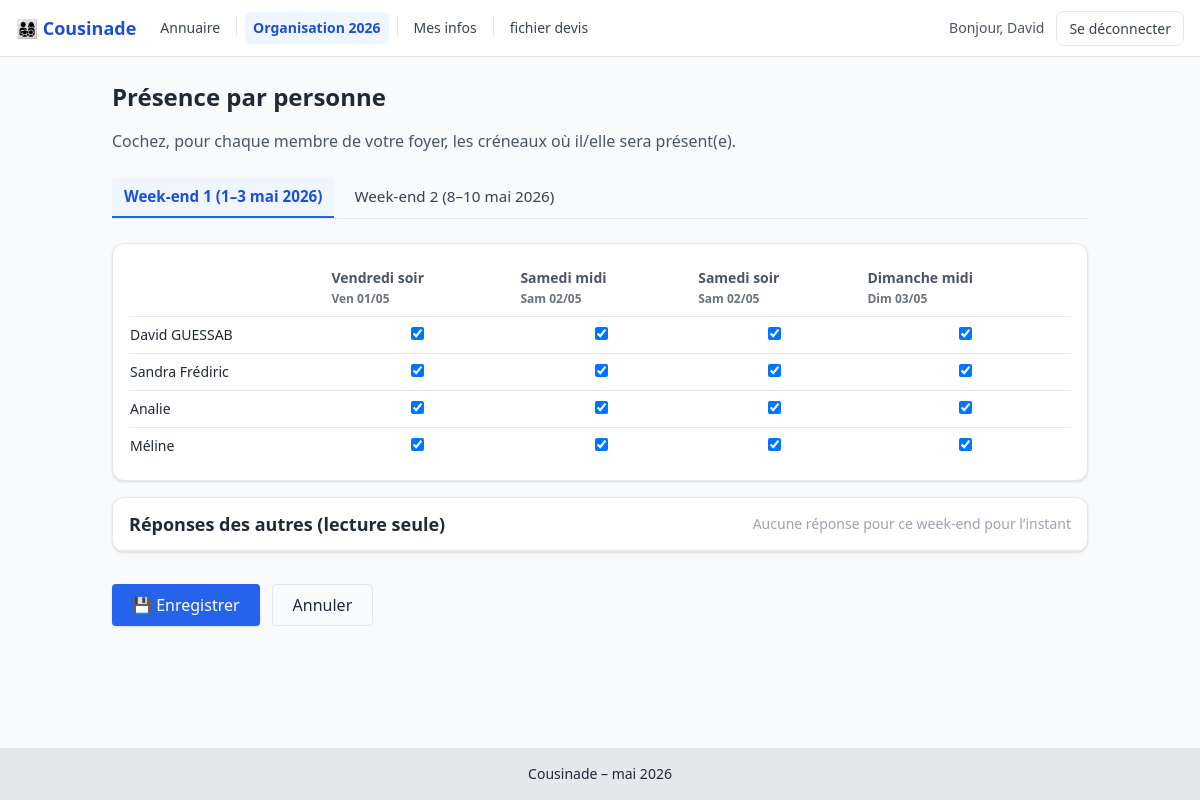
/rsvp (signed in), run on the app's committed database.
### app/models.py (models this page shows)
class Member(Base):
    __tablename__ = "members"
    id = Column(Integer, primary_key=True)
    first_name = Column(String(80), nullable=False)
    last_name = Column(String(80), nullable=False)
    birth_date = Column(Date, nullable=True)
    email = Column(String(255), nullable=True, unique=False)
    phone = Column(String(50), nullable=True)
    notes = Column(Text, nullable=True)
    created_at = Column(DateTime, default=datetime.utcnow)
    updated_at = Column(DateTime, default=datetime.utcnow, onupdate=datetime.utcnow)
    family_branch = Column(String(80), nullable=True)  # branche/ancêtre si utile
    parents = relationship(
        "ParentChild", foreign_keys="ParentChild.child_id",
        back_populates="child", cascade="all, delete-orphan"
    )
    children_links = relationship(
        "ParentChild", foreign_keys="ParentChild.parent_id",
        back_populates="parent", cascade="all, delete-orphan"
    )
    couples_a = relationship("Couple", foreign_keys="Couple.partner_a_id",
                             back_populates="partner_a", cascade="all, delete-orphan")
    couples_b = relationship("Couple", foreign_keys="Couple.partner_b_id",
                             back_populates="partner_b", cascade="all, delete-orphan")

class EventWeekend(Base):
    __tablename__ = "event_weekends"
    id = Column(Integer, primary_key=True)
    name = Column(String(100), nullable=False)
    start_date = Column(Date, nullable=False)
    end_date = Column(Date, nullable=False)
    slots = relationship("EventSlot", back_populates="weekend", cascade="all, delete-orphan")

class EventSlot(Base):
    __tablename__ = "event_slots"
    id = Column(Integer, primary_key=True)
    weekend_id = Column(Integer, ForeignKey("event_weekends.id"), nullable=False)
    date = Column(Date, nullable=False)           # 2026-05-01, etc.
    label = Column(String(40), nullable=False)    # "Vendredi soir", "Samedi midi", ...
    order_index = Column(Integer, default=0)      # pour l’ordre d’affichage
    weekend = relationship("EventWeekend", back_populates="slots")

### app/main.py (the view)
@app.get("/rsvp", response_class=HTMLResponse)
def rsvp_page(request: Request, db: Session = Depends(get_db)):
    user = get_current_user(request, db)
    if not user:
        return RedirectResponse(url="/login", status_code=status.HTTP_303_SEE_OTHER)
    ensure_rsvp_seed(db)
    household = get_household(user)
    weekends = db.scalars(select(EventWeekend).order_by(EventWeekend.start_date)).all()
    weekend_blocks = []
    for w in weekends:
        slots = db.scalars(select(EventSlot)
                           .where(EventSlot.weekend_id==w.id)
                           .order_by(EventSlot.order_index, EventSlot.id)).all()
        weekend_blocks.append({"id": w.id, "name": w.name, "slots": slots})
    pa = db.scalars(select(PersonAttendance)
                    .where(PersonAttendance.person_id.in_([m.id for m in household]))).all()
    present_map = {(a.person_id, a.slot_id): a.present for a in pa}
    totals = dict(db.execute(
        select(PersonAttendance.slot_id, func.sum(func.cast(PersonAttendance.present, Integer)))
        .group_by(PersonAttendance.slot_id)
    ).all()) if db.bind.dialect.name != "sqlite" else dict(db.execute(
        select(PersonAttendance.slot_id, func.sum(PersonAttendance.present*1)).group_by(PersonAttendance.slot_id)
    ).all())
    household_ids = [m.id for m in household]
    pa_others = db.scalars(
        select(PersonAttendance).where(PersonAttendance.person_id.not_in(household_ids))
    ).all()
    others_present = {(a.person_id, a.slot_id) for a in pa_others}
    slots_by_weekend = {w.id: db.scalars(
        select(EventSlot).where(EventSlot.weekend_id==w.id).order_by(EventSlot.order_index, EventSlot.id)
    ).all() for w in weekends}
    others_by_weekend = {}
    for w in weekends:
        slot_ids = {s.id for s in slots_by_weekend[w.id]}
        pids = {a.person_id for a in pa_others if a.slot_id in slot_ids}
        if pids:
            members = db.scalars(select(Member).where(Member.id.in_(list(pids))).order_by(Member.id)).all()
            others_by_weekend[w.id] = {"members": members}
        else:
            others_by_weekend[w.id] = {"members": []}
    tpl = templates.get_template("rsvp.html")
    return tpl.render(request=request,
                      user=user,
                      household=household,
                      weekends=weekend_blocks,
                      present_map=present_map,
                      totals=totals,
                      others_present=others_present,
                      others_by_weekend=others_by_weekend)

### templates/rsvp.html (shortened to what this page needs)
{% extends "base.html" %}
{% block content %}
<h1 class="text-2xl font-semibold mb-4">Présence par personne</h1>
<p class="text-gray-600 mb-6">
  Cochez, pour chaque membre de votre foyer, les créneaux où il/elle sera présent(e).
</p>
<form method="post" action="/rsvp/save" class="space-y-6">
  <div class="border-b">
    <nav class="flex gap-2" role="tablist">
      {% for w in weekends %}
        <button type="button"
                class="tab-btn {% if loop.first %}is-active{% endif %}"
                data-tab-target="#tab-{{ w.id }}"
                role="tab"
                aria-selected="{{ 'true' if loop.first else 'false' }}">
          {{ w.name }}
        </button>
      {% endfor %}
    </nav>
  </div>
  {% for w in weekends %}
    <section id="tab-{{ w.id }}" class="tab-panel {% if not loop.first %}tab-hidden{% endif %}" role="tabpanel">
      <div class="bg-white rounded-xl shadow border mt-6 overflow-x-auto">
        <div class="p-4">
          <table class="min-w-[720px] w-full text-sm border-collapse">
            <thead>
              <tr class="text-left text-gray-600">
                <th class="py-2 pr-2"></th>
                {% for s in w.slots %}
                  <th class="py-2 px-2">
                    {{ s.label }}<br>
                    <span class="text-xs text-gray-500">
                      {{ s.date.strftime('%a %d/%m').replace('Mon','Lun').replace('Tue','Mar').replace('Wed','Mer').replace('Thu','Jeu').replace('Fri','Ven').replace('Sat','Sam').replace('Sun','Dim') }}
                    </span>
                  </th>
                {% endfor %}
              </tr>
            </thead>
            <tbody>
              {% for m in household %}
                <tr class="border-t">
                  <td class="py-2 pr-2 font-medium whitespace-nowrap">{{ m.first_name }} {{ m.last_name }}</td>
                  {% for s in w.slots %}
                    <td class="py-2 px-2 text-center">
                      <input type="checkbox" name="p_{{ m.id }}_{{ s.id }}"
                             {% if present_map.get((m.id, s.id)) %}checked{% endif %}>
                    </td>
                  {% endfor %}
                </tr>
              {% endfor %}
            </tbody>
          </table>
        </div>
      </div>
      <div class="bg-white rounded-xl shadow border mt-4 overflow-x-auto">
        <div class="px-4 py-3 border-b flex items-center justify-between">
          <h2 class="text-lg font-bold">Réponses des autres (lecture seule)</h2>
          {% set others = others_by_weekend.get(w.id) %}
          {% if others and others.members|length > 0 %}
            <span class="text-sm text-gray-500">{{ others.members|length }} participant(s) ayant répondu</span>
          {% else %}
            <span class="text-sm text-gray-400">Aucune réponse pour ce week-end pour l’instant</span>
          {% endif %}
        </div>
      </div>
    </section>
  {% endfor %}
  <div class="flex gap-3 pt-2">
    <button class="bg-blue-600 text-white px-5 py-2 rounded shadow hover:bg-blue-700">💾 Enregistrer</button>
    <a href="/" class="px-5 py-2 rounded border">Annuler</a>
  </div>
</form>
{% endblock %}

### templates/base.html (shortened to what this page needs)
<!doctype html>
<html lang="fr">
  <head>
    <script src="https://cdn.tailwindcss.com"></script>
  </head>
  <body class="bg-gray-50 text-gray-800 min-h-screen flex flex-col">
<nav class="bg-white border-b border-gray-200 sticky top-0 z-40">
  <div class="px-4">
    <div class="h-14 flex items-center justify-between">
      {% if user %}
      <div class="flex items-center gap-4">
        <a href="/" class="font-bold text-blue-700 text-lg">👨‍👩‍👧‍👦 Cousinade</a>
        {% set current = request.url.path %}
        <ul class="hidden md:flex items-center text-sm text-gray-700">
          <li><a href="/" class="nav-link {{ 'active' if current == '/' else '' }}">Annuaire</a></li>
          <li></li>
          <li><a href="/rsvp" class="nav-link {{ 'active' if current.startswith('/rsvp') else '' }}">Organisation 2026</a></li>
          <li></li>
          <li><a href="/edit" class="nav-link {{ 'active' if current.startswith('/member/' ~ user.id) else '' }}">Mes infos</a></li>
          <li></li>
          <li><a href="/static/cousinade.xlsx" class="nav-link {{ 'active' if current.startswith('/about') else '' }}">fichier devis</a></li>
        </ul>
      </div>
      {% endif %}
      <div class="hidden md:flex items-center gap-3">
        {% if user %}
          <span class="text-sm text-gray-600">Bonjour, {{ user.first_name }}</span>
          <a href="/logout" class="btn btn-outline">Se déconnecter</a>
        {% endif %}
      </div>
    </div>
  </div>
</nav>
    <main class="container mx-auto flex-1 p-6">
      {% block content %}{% endblock %}
    </main>
    <footer class="bg-gray-200 text-center text-sm p-4">
      Cousinade – mai 2026
    </footer>
  </body>
</html>

### templates/base.html (style rules this page uses)
.nav-link { display:inline-block;padding:.375rem .5rem;border-radius:.375rem; color:#374151;text-decoration:none }
.nav-link.active { color:#1d4ed8;background:#eff6ff;font-weight:600 }
.btn { padding:.375rem .75rem;border-radius:.5rem;font-size:.875rem;text-decoration:none }
.btn-outline { border:1px solid #e5e7eb;color:#374151;background:#fff }

### templates/rsvp.html (style rules this page uses)
.tab-btn { padding:.5rem .75rem;border-bottom:2px solid transparent;border-radius:.25rem .25rem 0 0;font-size:.95rem;color:#374151 }
.tab-btn.is-active { border-color:#2563eb;color:#1d4ed8;font-weight:600;background:#eff6ff }

### data on the page
Member: first_name "David", last_name "GUESSAB", id "☑"
EventWeekend: name "Week-end 1 (1–3 mai 2026)"
EventWeekend: name "Week-end 2 (8–10 mai 2026)"
EventSlot: label "Vendredi soir", date "Ven 01/05"
EventSlot: label "Samedi midi", date "Sam 02/05"
EventSlot: label "Samedi soir", date "Sam 02/05"
EventSlot: label "Dimanche midi", date "Dim 03/05"
Member: first_name "Sandra", last_name "Frédiric", id "☑"
Member: first_name "Analie", id "☑"
Member: first_name "Méline", id "☑"
